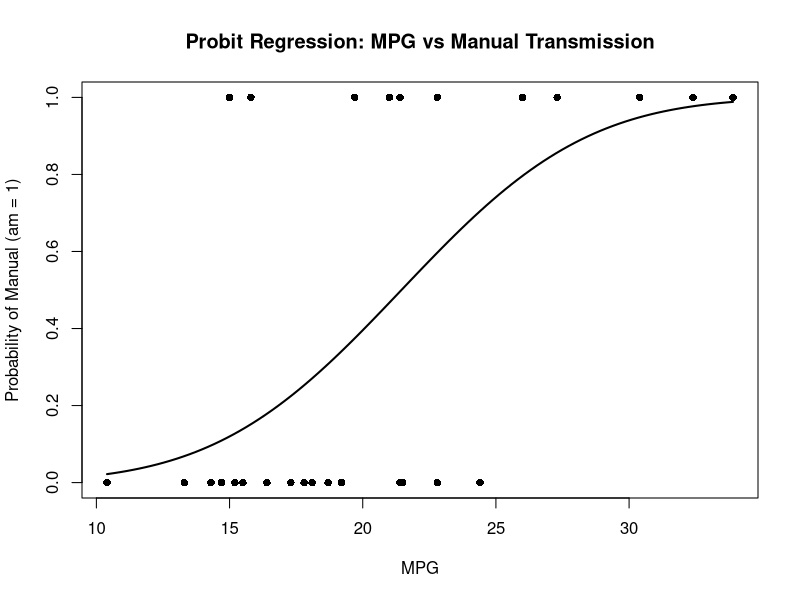

The R source for this figure:
## ---- chunk 1
knitr::opts_chunk$set(echo = TRUE)
## ---- chunk 2
data(mtcars)

X <- model.matrix(am ~ mpg, data = mtcars)
y <- mtcars$am

beta <- c(0, 0)   # initial coefficients
## ---- chunk 3
eta <- X %*% beta

cat("Step 1: Linear Predictor (eta)\n")
print(head(eta))
cat("\nAll values = 0 → model has no information yet\n\n")
## ---- chunk 4
phat <- pnorm(eta)
qhat <- dnorm(eta)

cat("Step 2:(phat)\n")
print(head(phat))

cat("\nStep 2:(qhat)\n")
print(head(qhat))

cat("\nInterpretation:\n")
cat("- phat = 0.5 → model is completely uncertain\n")
cat("- qhat ≈ 0.399 → maximum sensitivity to change\n\n")
## ---- chunk 5
ratio <- qhat / (phat * (1 - phat))
score <- (y - phat) * ratio
g     <- t(X) %*% score

cat("Step 3: Ratio\n")
print(head(ratio))

cat("\nInterpretation: Ratio ≈ 1.596 → model is responsive to errors\n\n")

cat("Step 3: Score (first 6 observations)\n")
print(head(score))

cat("\nInterpretation:\n")
cat("- Positive → model underpredicts (needs to increase probability)\n")
cat("- Negative → model overpredicts (needs to decrease probability)\n\n")

cat("Step 3: Gradient\n")
print(g)

cat("\nInterpretation:\n")
cat("- Beta0 gradient:", g[1], "→ overall adjustment to baseline i.e. model less likely to be manual (1)\n")
cat("- Beta1 gradient:", g[2], "→ how mpg should influence prediction i.e. Positive Beta1 gradient indicates manual cars more likely to have higher MPH\n\n")
## ---- chunk 6
w <- (qhat^2) / (phat * (1 - phat))
H <- -t(X) %*% (X * as.vector(w))

cat("Step 4: Weights (first 6)\n")
print(head(w))

cat("\nInterpretation: All weights equal → every observation equally important at start\n\n")

cat("Step 4: Hessian Matrix\n")
print(H)

cat("\nInterpretation:\n")
cat("- Large magnitude values → strong curvature\n")
cat("- mpg term dominates → mpg is influential\n\n")
## ---- chunk 7
beta_new <- beta - solve(H, g)

cat("Step 5: Updated Beta\n")
print(beta_new)

cat("\nInterpretation:\n")
cat("- Beta0 is negative → baseline probability of manual is low\n")
cat("- Beta1 is positive → higher mpg increases probability of manual\n")
## ---- chunk 8
X <- model.matrix(am ~ mpg, data = mtcars)
y <- mtcars$am

beta <- c(0, 0)
tol  <- 1e-8

converged <- FALSE
i <- 0

while (!converged) {
  i <- i + 1
  
  eta <- X %*% beta
  phat <- pnorm(eta)
  qhat <- dnorm(eta)
  
  ratio <- qhat / (phat * (1 - phat))
  score <- (y - phat) * ratio
  g     <- t(X) %*% score
  
  w <- (qhat^2) / (phat * (1 - phat))
  H <- -t(X) %*% (X * as.vector(w))
  
  beta <- beta - solve(H, g)
  
  if (max(abs(g)) < tol) {
    converged <- TRUE
    cat("Converged at iteration", i, "\n")
    cat("Final Beta0 =", beta[1], "\n")
    cat("Final Beta1 =", beta[2], "\n")
  }
}
## ---- chunk 9
coef(glm(am ~ mpg, data = mtcars, family = binomial(link="probit")))
## ---- chunk 10
model <- glm(am ~ mpg, 
             data = mtcars, 
             family = binomial(link = "probit"))

mpg_seq <- seq(min(mtcars$mpg), max(mtcars$mpg), length.out = 100)

pred_prob <- predict(model, newdata = data.frame(mpg = mpg_seq), type = "response")

plot(mtcars$mpg, mtcars$am,
     xlab = "MPG",
     ylab = "Probability of Manual (am = 1)",
     main = "Probit Regression: MPG vs Manual Transmission",
     pch = 16)

lines(mpg_seq, pred_prob, lwd = 2)
